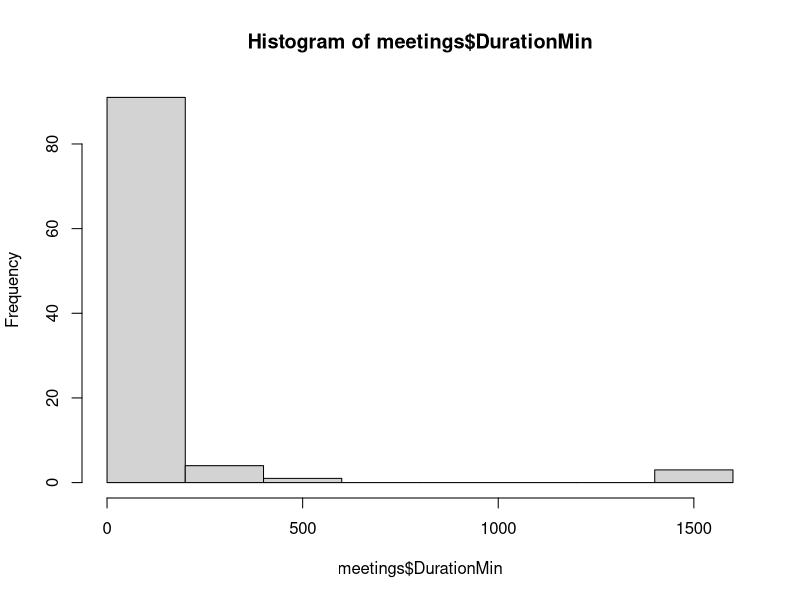
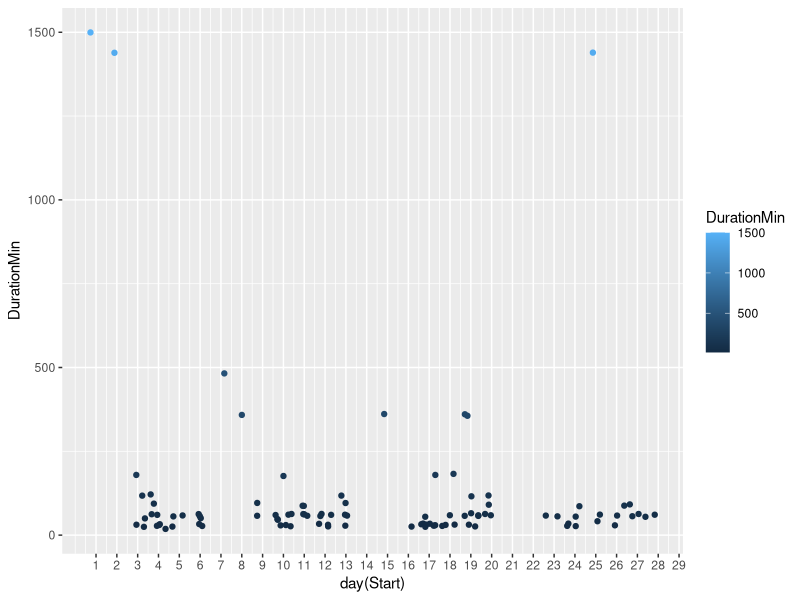
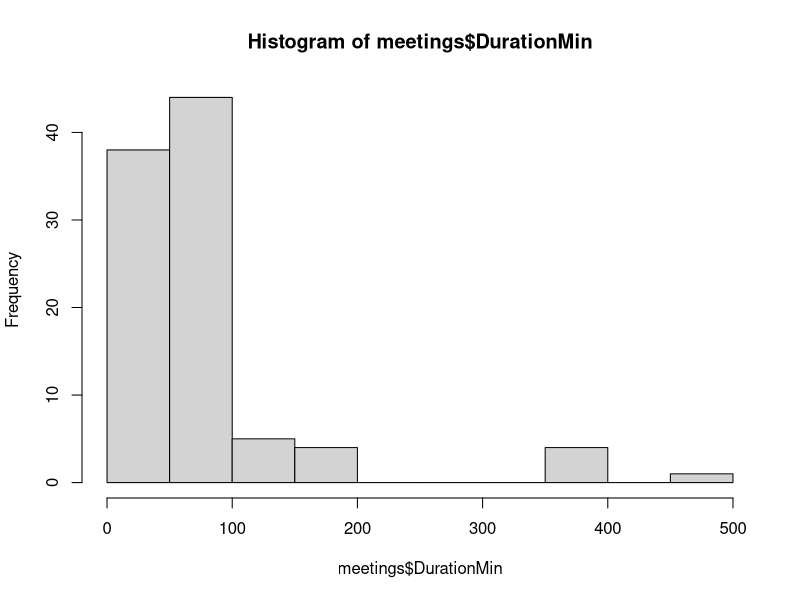
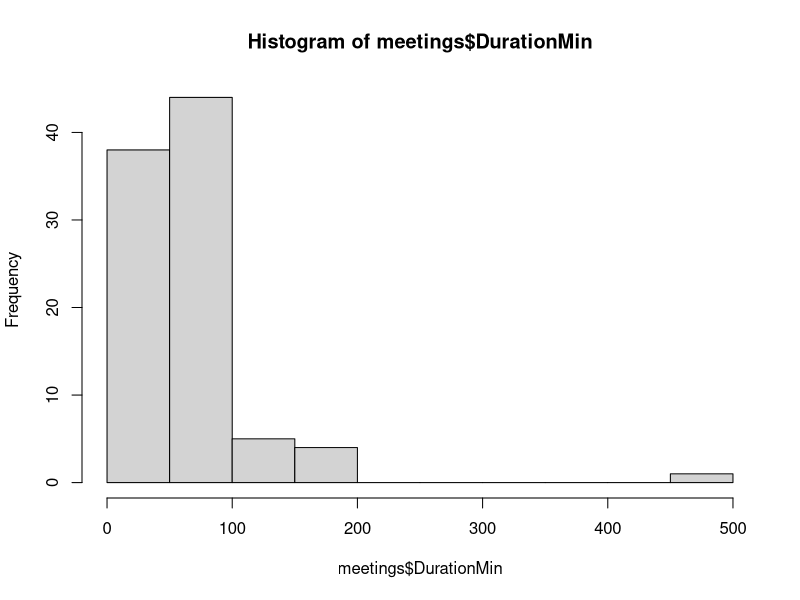
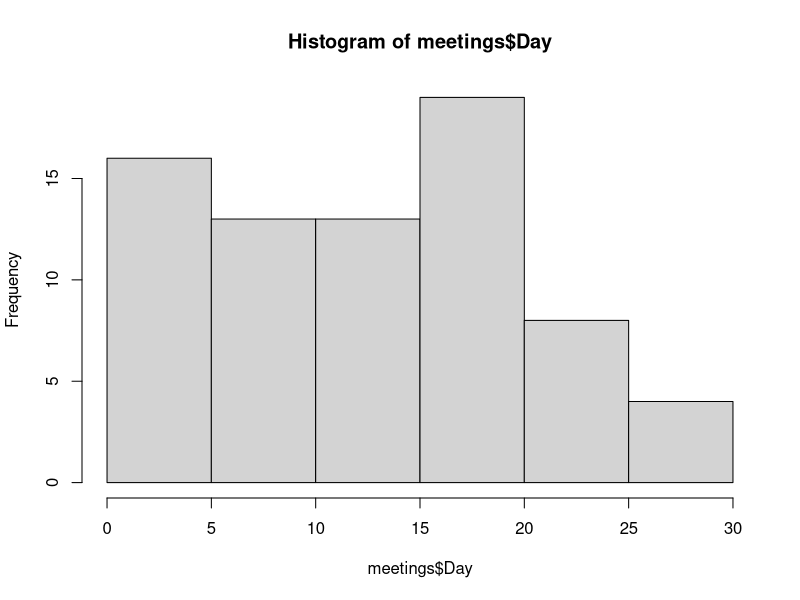
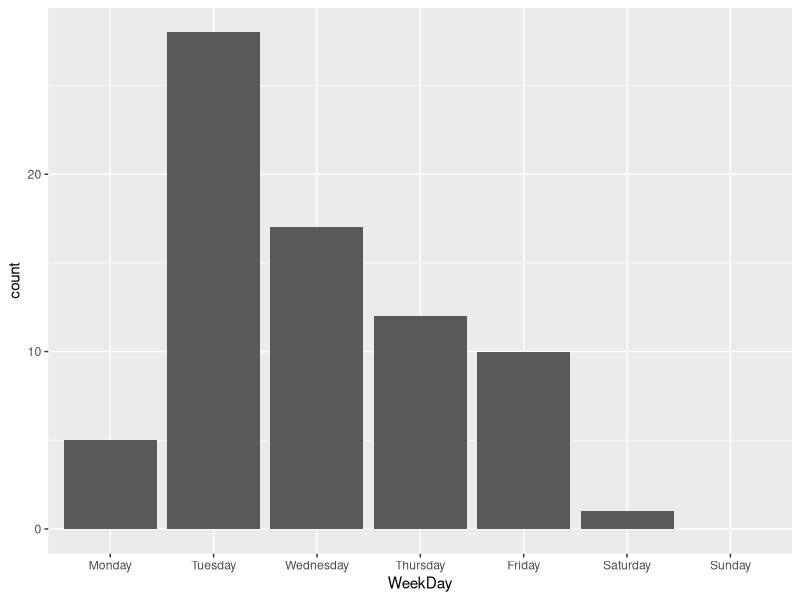
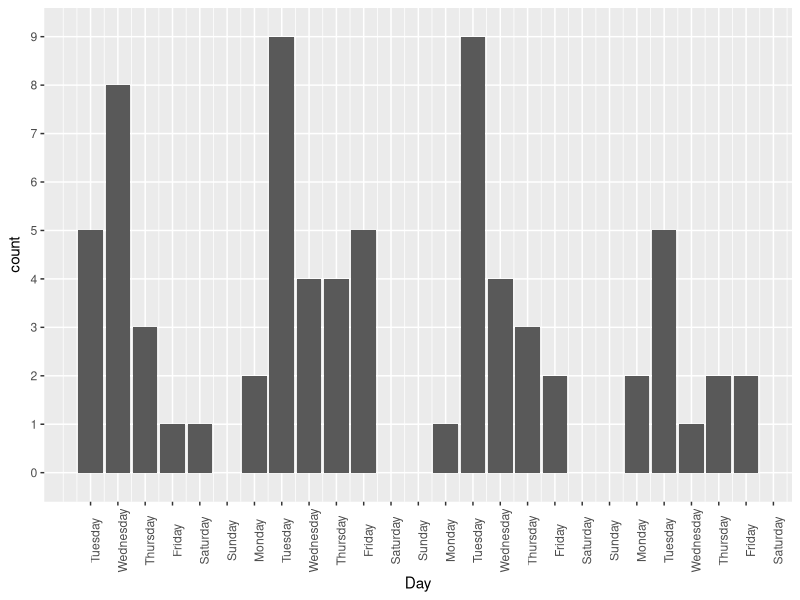
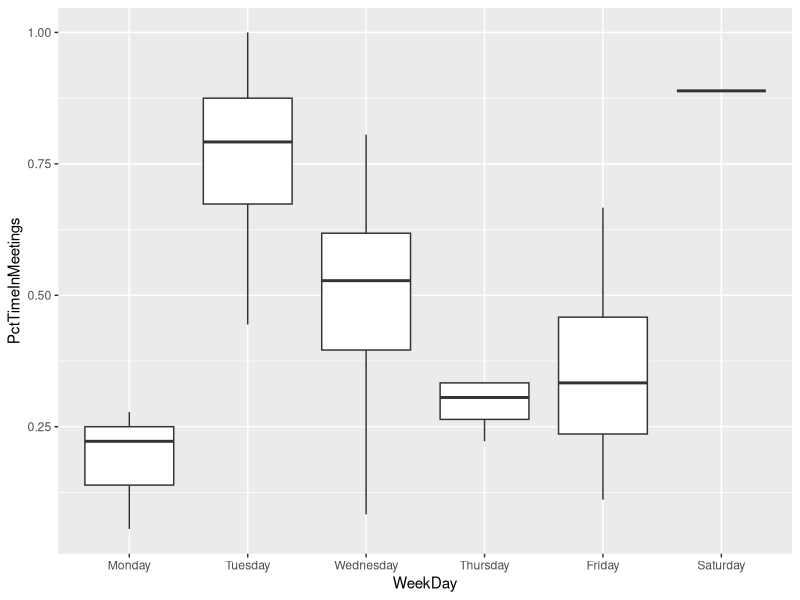

Generate these figures, in order, with R:
# Mutaz Abu Ghazaleh 
# 13184383
# 
# DSI AT2 
# 
# Meeting Data Set


setwd("C:/mdsi/dsi/at2")


library(dplyr)
library(tidyr)
library(readr)
library(lubridate)
# library(tidyverse)
library(stringr)
library(ggplot2)

meetings <- read_csv("./raw/meetings.csv")

dim(meetings)
str(meetings)
head(meetings)
glimpse(meetings)


# set column names. Subject had a unicode character in it, this will help solve
# the issue
colnames(meetings) <- c("Subject","Start",  "End",    "Duration")



# dates are in the format of "Fri 27/04/2018 2:00 PM", this will be parsed to a
# date time, and them team duration in minutes will be calculated as the
# difference in time between end and start time.
# also remove the week day name from the string first

# date1 <- "Sat 27/04/2018 2:00 PM"
# grepl("Fri", date1)
# gsub(pattern = "Mon |Tue |Wed |Thu |Fri |Sat |Sun ", "", meetings$Start)
# lubridate::parse_date_time2("Fri 27/04/2018 2:00 PM", "admyHMp")


meetings$Start <- gsub(pattern = "Mon |Tue |Wed |Thu |Fri |Sat |Sun ", "", meetings$Start)
meetings$End <- gsub(pattern = "Mon |Tue |Wed |Thu |Fri |Sat |Sun ", "", meetings$End)

meetings$Start <- parse_date_time(meetings$Start, "dmyHMp",  tz ="Australia/Sydney")
meetings$End <- parse_date_time(meetings$End, "dmyHMp",  tz ="Australia/Sydney")



# check and remove meetings that out of range 
range(meetings$Start)
range(meetings$End)

meetings <- meetings %>% 
  filter(Start >= as.Date("2018-04-01") & Start <= as.Date("2018-04-30")) %>% 
  filter(End >= as.Date("2018-04-01") & End <= as.Date("2018-04-30"))

# events in the calendar include types other than meetings, e.g birthday, rent
# and anniversary reminders. Cancelled meetings also need to be removed, and
# events with the term WWC are not meetings that i attend so they also need to
# be removed
reg_list <- "bday|birthday|^rent|anniversary|wwc|^canceled"
meetings <- meetings %>% filter(!str_detect(Subject, reg_list))



meetings$DurationMin <- as.numeric(difftime(meetings$End, meetings$Start, units = "mins" ))
# outliers are found as events that are longer than 24 hrs (1440 mins), outliers
# will be removed
summary(meetings$DurationMin)
hist(meetings$DurationMin)

meetings %>% ggplot(aes(x=day(Start), y=DurationMin, colour =DurationMin)) +
  geom_point(position="jitter") + 
  scale_x_continuous(breaks = 1:30)#, labels = 1:30, minor_breaks = NULL)

meetings <- meetings %>% filter(!DurationMin >= 1440)
hist(meetings$DurationMin)
# noticed events with duration > 300 
meetings %>% filter(DurationMin > 300) %>% select(Subject, DurationMin)
# items with duration 360 turned to be all place holdesrs, not meetings so i
# will remove them, one item with duration 540 is a "resource assignment" this
# is also not a meeting, and any item with duration == 0 will also be discarded
meetings <- meetings %>% filter(!(DurationMin == 360 | DurationMin == 540 | DurationMin == 0))
hist(meetings$DurationMin)
range(meetings$DurationMin)
summary(meetings$DurationMin)
# meetings %>% filter(DurationMin < 30) check for dates that outside of date
# range, start < Apr 1 or > Apr 31
meetings %>% filter(Start < dmy("01/04/2018"))
meetings %>% filter(End > dmy("30/04/2018"))

# remove meetings that start after midnight and finish before 7am
meetings <- meetings %>% filter( !(hour(Start) >= 0 & hour(End) <= 7))
meetings %>% filter(hour(Start) <= 1)



### data cleanup is done for now. 

# now i want to explore the data, so first i will see how many meetings i was
# having a day, this will be a count on number of rows grouped by day of month
day_names <- c("Monday", "Tuesday", "Wednesday", "Thursday", "Friday", "Saturday", "Sunday")
meetings$WeekDay <- factor(weekdays(meetings$Start), 
                              levels = day_names) 
meetings$Day <- day(meetings$Start)
meetings$WeekDay
meetings$Day
hist(meetings$Day)

ggplot(meetings, aes(x=WeekDay)) + geom_bar() + scale_fill_discrete(drop=FALSE) + scale_x_discrete(drop=FALSE)


# meeting over days of month 

# prepare labels for x axis
rr <- range(meetings$Start)
labels <- data_frame(Date = seq.Date(as.Date(rr[1]), as.Date(rr[2])+1, by="day"))
labels <- labels %>% mutate(Day = day(Date), WeekDay = weekdays(Date))
# labels <- meetings %>% group_by(Day) %>% mutate(DD = first(WeekDay)) %>% select(Day, DD) %>% ungroup() %>% distinct()

ggplot(meetings, aes(x=Day)) + geom_bar() +
  scale_x_continuous(breaks=labels$Day, labels=labels$WeekDay) +
  theme(axis.text.x = element_text(angle=90)) +
  scale_y_discrete(limits=0:50)
  
#### summarise meetings ####

meetings %>% group_by(Day, WeekDay) %>% 
  summarise(N = n(), 
            FirstStart = min(Start), 
            FirstStartHour = hour(FirstStart), 
            LastEnd = max(End),
            LastEndHour = hour(LastEnd),
            AvgMeetingDuration = mean(DurationMin),
            TotalMeetingTime = sum(DurationMin),
            WorkingDayDuration = as.numeric(difftime(LastEnd, FirstStart, units = "mins" ))) %>% 
  ungroup() %>% 
  mutate(PctTimeInMeetings = TotalMeetingTime / max(TotalMeetingTime))-> meetings_summary

meetings_summary %>% 
  ggplot(aes(x=WeekDay, y=PctTimeInMeetings)) + 
  geom_boxplot()
  geom_bar(stat="identity")


write_csv(meetings_summary, "meetings_summary.csv")


#### meetings observations ####
boxplot(meetings_summary$TotalMeetingTime)
summary(meetings_summary$TotalMeetingTime)
# Min. 1st Qu.  Median    Mean 3rd Qu.    Max. 
# 30.0   142.5   195.0   243.8   371.2   540.0 
# 75% of the of the days is spent in meetings longer than 2:20 hrs to 6.20 hrs
# this for days where i recoreded metings 
summary(meetings_summary$N)
# Min. 1st Qu.  Median    Mean 3rd Qu.    Max. 
# 1.00    2.00    3.00    3.65    5.00    9.00 
# on working days i will have on average 4 meetings
# with most of the days (25% to 75%) (read how to interpet summary)
# i will have between 2 to five meetings

# to reduce times in meetings (to improve productivity) i need to target few changes: 
# start by participating in shorter meetings and less meetings in a day

summary(meetings_summary$FirstStartHour)
# Min. 1st Qu.  Median    Mean 3rd Qu.    Max. 
# 8.00    9.75   10.00   10.95 11.25      16.00 
# 1st qut start hour is 9:45 and median start is 10:00, this makes
# sense as i usually need to drop the kids to school and come back home by 9 am
# to start work. hence most of my meetings in the morning will only start after
# 9am

summary(meetings_summary$LastEndHour)
# Min. 1st Qu.  Median    Mean 3rd Qu.    Max. 
# 14.0    15.0    16.5    16.9    18.0    21.0 

# on avg i seem to wrap up my meetings at 4:30, with 3rd qu of 18:00 (what does
# 3rd qut mean) there are instances where my meetings wrapped up at 9pm those
# are mostly days when i had to attend evening classes
